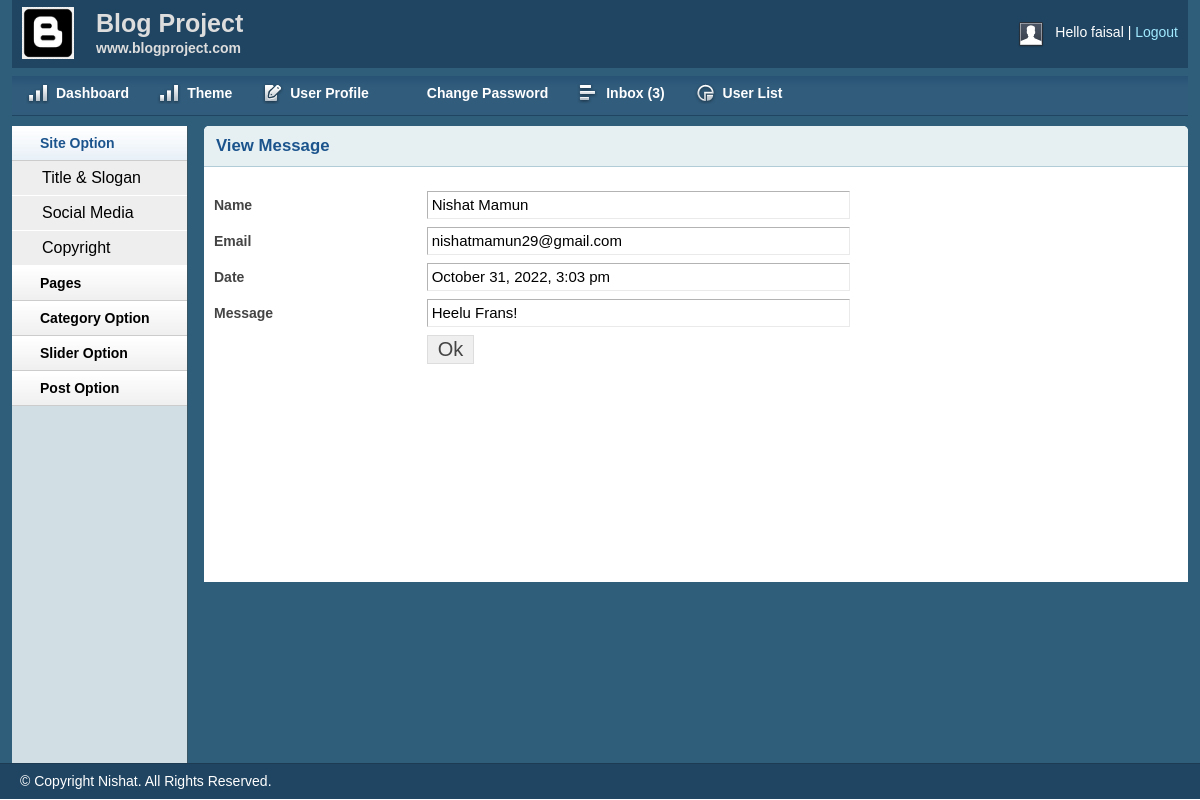
The app's page /admin/viewmsg.php?msgid=2 (signed in) with its own data.
### tables this page shows
CREATE TABLE `contact` (
  `id` int(11) NOT NULL,
  `firstname` varchar(255) NOT NULL,
  `lastname` varchar(255) NOT NULL,
  `email` varchar(255) NOT NULL,
  `body` text NOT NULL,
  `status` int(11) NOT NULL DEFAULT 0,
  `date` timestamp NOT NULL DEFAULT current_timestamp()
);

### lib/db.php (called while the page is built, shortened)
<?php
class DB
{
	public $host   = DB_HOST;
	public $user   = DB_USER;
	public $pass   = DB_PASS;
	public $dbname = DB_NAME;
	public $link;
	private function connectDB()
	{
		$this->link = new mysqli($this->host, $this->user, $this->pass, $this->dbname);
	}
	public function select($query)
	{
		$result = $this->link->query($query) or die($this->link->error . __LINE__);
		if ($result->num_rows > 0) {
			return $result;
		} else {
			return false;
		}
	}
}

### helpers/format.php (called while the page is built, shortened)
<?php
class format
{
    public function formateDate($date)
    {
        return date('F j, Y, g:i a', strtotime($date));
    }
}

### admin/viewmsg.php (the view, shortened to what this page needs)
<?php
include 'inc/header.php';
include 'inc/sidebar.php';
?>
<?php
if (!isset($_GET['msgid']) || $_GET['msgid'] == NULL) {
    header("Location: inbox.php");
} else {
    $msgid = $_GET['msgid'];
}
?>
<div class="grid_10">
    <div class="box round first grid">
        <h2>View Message</h2>
        <div class="block">
            <form action="" method="POST">
                <table class="form">
                    <?php
                    $query = "select * from contact where id = '$msgid'";
                    $msg = $db->select($query);
                    if ($msg) {
                        while ($value = $msg->fetch_assoc()) {
                    ?>
                    <tr>
                        <td>
                            <label>Name</label>
                        </td>
                        <td>
                            <input type="text" readonly
                                value="<?php echo $value['firstname'] . " " . $value['lastname'] ?>" class="medium" />
                        </td>
                    </tr>
                    <tr>
                        <td>
                            <label>Email</label>
                        </td>
                        <td>
                            <input type="text" readonly value="<?php echo $value['email'] ?>" class="medium" />
                        </td>
                    </tr>
                    <tr>
                        <td>
                            <label>Date</label>
                        </td>
                        <td>
                            <input type="text" readonly value="<?php echo $fm->formateDate($value['date']) ?>"
                                class="medium" />
                        </td>
                    </tr>
                    <tr>
                        <td>
                            <label>Message</label>
                        </td>
                        <td>
                            <input type="text" readonly value="<?php echo $value['body'] ?>" class="medium" />
                        </td>
                    </tr>
                    <?php
                        }
                    }
                    ?>
                    <tr>
                        <td></td>
                        <td>
                            <input type="submit" name="submit" Value="Ok" />
                        </td>
                    </tr>
                </table>
            </form>
        </div>
    </div>
</div>
<?php
include 'inc/footer.php';
?>

### admin/css/layout.css (style rules this page uses)
body { background: #fff none repeat scroll 0 0; color: #444; font-size: 14px; padding: 0; }
h1, h2, h3, h4, h5, h6 { line-height: 1.2em; margin-bottom: .3em; }
h2 { margin-top: 1em; }
.box { background: #fff; margin-bottom: 20px; padding: 10px 10px 10px 10px; margin-left: -8px; }
.box.grid { padding-bottom: 40px; }
.box.round { -moz-border-radius: 5px 5px 0px 0px; -webkit-border-radius: 5px 5px 0px 0px; border-radius: 5px 5px 0px 0px; }
.box h2 { font-size: 1.2em; font-weight: bold; color: #1B548D; background: #E6F0F3; margin: -10px -10px 0 -10px; padding: 10px 12px; border-bottom: 1px solid #B3CBD6; -moz-border-radius: 5px 5px 0px 0px; -webkit-border-radius: 5px 5px 0px 0px; border-radius: 5px 5px 0px 0px; }
.box.first { min-height: 406px; }
.block { padding-top: 20px; }
table.form { width: 100%; }
table.form td { padding: 4px 0px; }
table.form label { font-weight: bold; }
table.form input, table.form select { font-size: 15px; padding: 4px 4px 5px 4px; border-top: 1px solid #b3b3b3; border-left: 1px solid #b3b3b3; border-right: 1px solid #eaeaea; border-bottom: 1px solid #eaeaea; }
table.form input[type="submit"] { border: 1px solid #ddd; color: #444; cursor: pointer; font-size: 20px; padding: 2px 10px; }
input.medium { width: 55%; }
.block { padding-bottom: 1px; }

### records on screen
contact: firstname+lastname "Nishat Mamun", email "nishatmamun29@gmail.com", date "October 31, 2022, 3:03 pm", body "Heelu Frans!"

### other values on screen
Session::get('username') "faisal"
$count "3"
